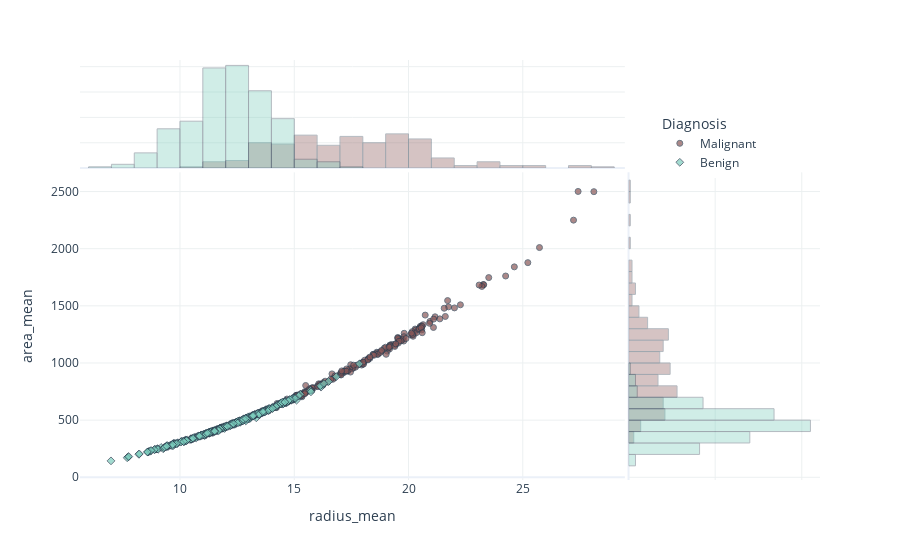

The code cell stored with this chart in its notebook:
### Markdown cell above
### Scatter Plot Test

### Code cell
# Scatter Plot Test
xx = "radius_mean"
yy = "area_mean"
dff["diagnosis"] = dff["diagnosis"].replace({0: "Benign", 1: "Malignant"})
    
color_discrete_map = {'Malignant': flatly_colors['accent1'], 'Benign': flatly_colors['accent2']}
scat_fig = px.scatter(dff, x=xx, y=yy, color="diagnosis", symbol="diagnosis",
                          template="flatly_custom",
                          marginal_x="histogram", marginal_y="histogram",
                          color_discrete_map=color_discrete_map)

scat_fig.update_layout(
        legend=dict(orientation="v", yanchor="bottom", y=0.72, xanchor="right", x=0.92, title="Diagnosis"),
        xaxis_title=str(xx),
        yaxis_title=str(yy),
        dragmode='select'
    )

scat_fig.update_traces(marker=dict(opacity=0.7, line=dict(width=1, color=flatly_colors['text'])))

### Figure 1 — Plotly figure (JSON) as saved in the notebook; plotly's stock layout.template omitted (floating-point values rounded to 4 significant figures; data arrays with more than 128 entries replaced by an {"elided": "..."} marker saying what was removed)
{"data": [{"hovertemplate": "diagnosis=Malignant<br>radius_mean=%{x}<br>area_mean=%{y}<extra></extra>", "legendgroup": "Malignant", "marker": {"color": "#895757", "line": {"color": "#2c3e50", "width": 1}, "opacity": 0.7, "symbol": "circle"}, "mode": "markers", "name": "Malignant", "orientation": "v", "showlegend": true, "type": "scatter", "x": {"elided": "212 float values"}, "xaxis": "x", "y": {"elided": "212 float values"}, "yaxis": "y"}, {"alignmentgroup": "True", "bingroup": "x", "hovertemplate": "diagnosis=Malignant<br>radius_mean=%{x}<br>count=%{y}<extra></extra>", "legendgroup": "Malignant", "marker": {"color": "#895757", "line": {"color": "#2c3e50", "width": 1}, "opacity": 0.7}, "name": "Malignant", "offsetgroup": "Malignant", "opacity": 0.5, "showlegend": false, "type": "histogram", "x": {"elided": "212 float values"}, "xaxis": "x3", "yaxis": "y3"}, {"alignmentgroup": "True", "bingroup": "y", "hovertemplate": "diagnosis=Malignant<br>area_mean=%{y}<br>count=%{x}<extra></extra>", "legendgroup": "Malignant", "marker": {"color": "#895757", "line": {"color": "#2c3e50", "width": 1}, "opacity": 0.7}, "name": "Malignant", "offsetgroup": "Malignant", "opacity": 0.5, "showlegend": false, "type": "histogram", "xaxis": "x2", "y": {"elided": "212 float values"}, "yaxis": "y2"}, {"hovertemplate": "diagnosis=Benign<br>radius_mean=%{x}<br>area_mean=%{y}<extra></extra>", "legendgroup": "Benign", "marker": {"color": "#7ccdbd", "line": {"color": "#2c3e50", "width": 1}, "opacity": 0.7, "symbol": "diamond"}, "mode": "markers", "name": "Benign", "orientation": "v", "showlegend": true, "type": "scatter", "x": {"elided": "357 float values"}, "xaxis": "x", "y": {"elided": "357 float values"}, "yaxis": "y"}, {"alignmentgroup": "True", "bingroup": "x", "hovertemplate": "diagnosis=Benign<br>radius_mean=%{x}<br>count=%{y}<extra></extra>", "legendgroup": "Benign", "marker": {"color": "#7ccdbd", "line": {"color": "#2c3e50", "width": 1}, "opacity": 0.7}, "name": "Benign", "offsetgroup": "Benign", "opacity": 0.5, "showlegend": false, "type": "histogram", "x": {"elided": "357 float values"}, "xaxis": "x3", "yaxis": "y3"}, {"alignmentgroup": "True", "bingroup": "y", "hovertemplate": "diagnosis=Benign<br>area_mean=%{y}<br>count=%{x}<extra></extra>", "legendgroup": "Benign", "marker": {"color": "#7ccdbd", "line": {"color": "#2c3e50", "width": 1}, "opacity": 0.7}, "name": "Benign", "offsetgroup": "Benign", "opacity": 0.5, "showlegend": false, "type": "histogram", "xaxis": "x2", "y": {"elided": "357 float values"}, "yaxis": "y2"}], "layout": {"autosize": true, "barmode": "overlay", "dragmode": "select", "legend": {"orientation": "v", "title": {"text": "Diagnosis"}, "tracegroupgap": 0, "x": 0.92, "xanchor": "right", "y": 0.72, "yanchor": "bottom"}, "margin": {"t": 60}, "xaxis": {"anchor": "y", "autorange": true, "domain": [0, 0.7363], "range": [5.663, 29.43], "title": {"text": "radius_mean"}, "type": "linear"}, "xaxis2": {"anchor": "y2", "autorange": true, "domain": [0.7413, 1], "matches": "x2", "range": [0, 110.5], "showgrid": true, "showline": false, "showticklabels": false, "ticks": ""}, "xaxis3": {"anchor": "y3", "autorange": true, "domain": [0, 0.7363], "matches": "x", "range": [5.663, 29.43], "showgrid": true, "showticklabels": false, "type": "linear"}, "xaxis4": {"anchor": "y4", "domain": [0.7413, 1], "matches": "x2", "showgrid": true, "showline": false, "showticklabels": false, "ticks": ""}, "yaxis": {"anchor": "x", "autorange": true, "domain": [0, 0.7326], "range": [-58.88, 2703.0], "title": {"text": "area_mean"}, "type": "linear"}, "yaxis2": {"anchor": "x2", "autorange": true, "domain": [0, 0.7326], "matches": "y", "range": [-58.88, 2703.0], "showgrid": true, "showticklabels": false, "type": "linear"}, "yaxis3": {"anchor": "x3", "autorange": true, "domain": [0.7426, 1], "matches": "y3", "range": [0, 85.26], "showgrid": true, "showline": false, "showticklabels": false, "ticks": ""}, "yaxis4": {"anchor": "x4", "domain": [0.7426, 1], "matches": "y3", "showgrid": true, "showline": false, "showticklabels": false, "ticks": ""}}}
